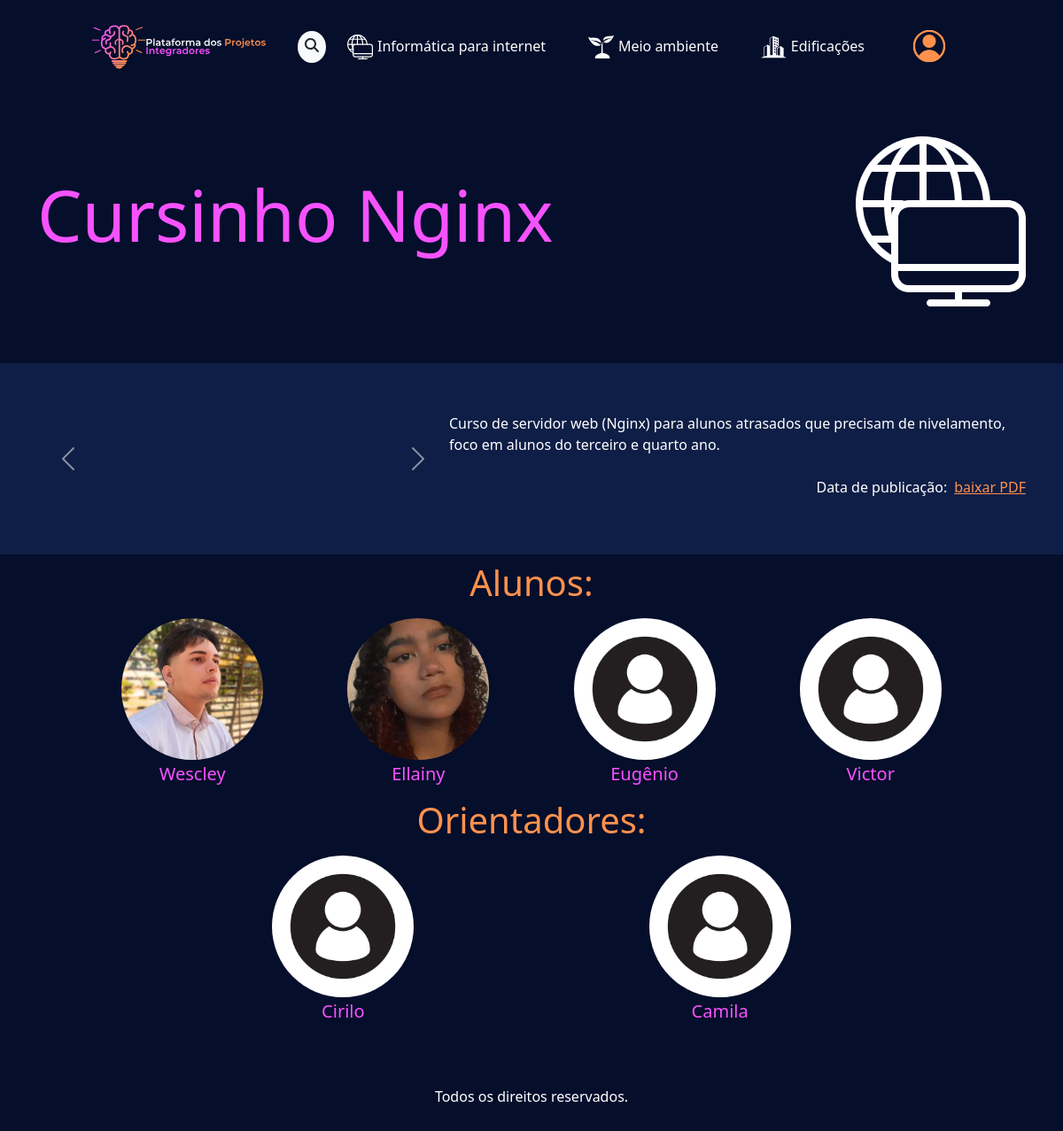
Before: /post/2/ with the older database file.
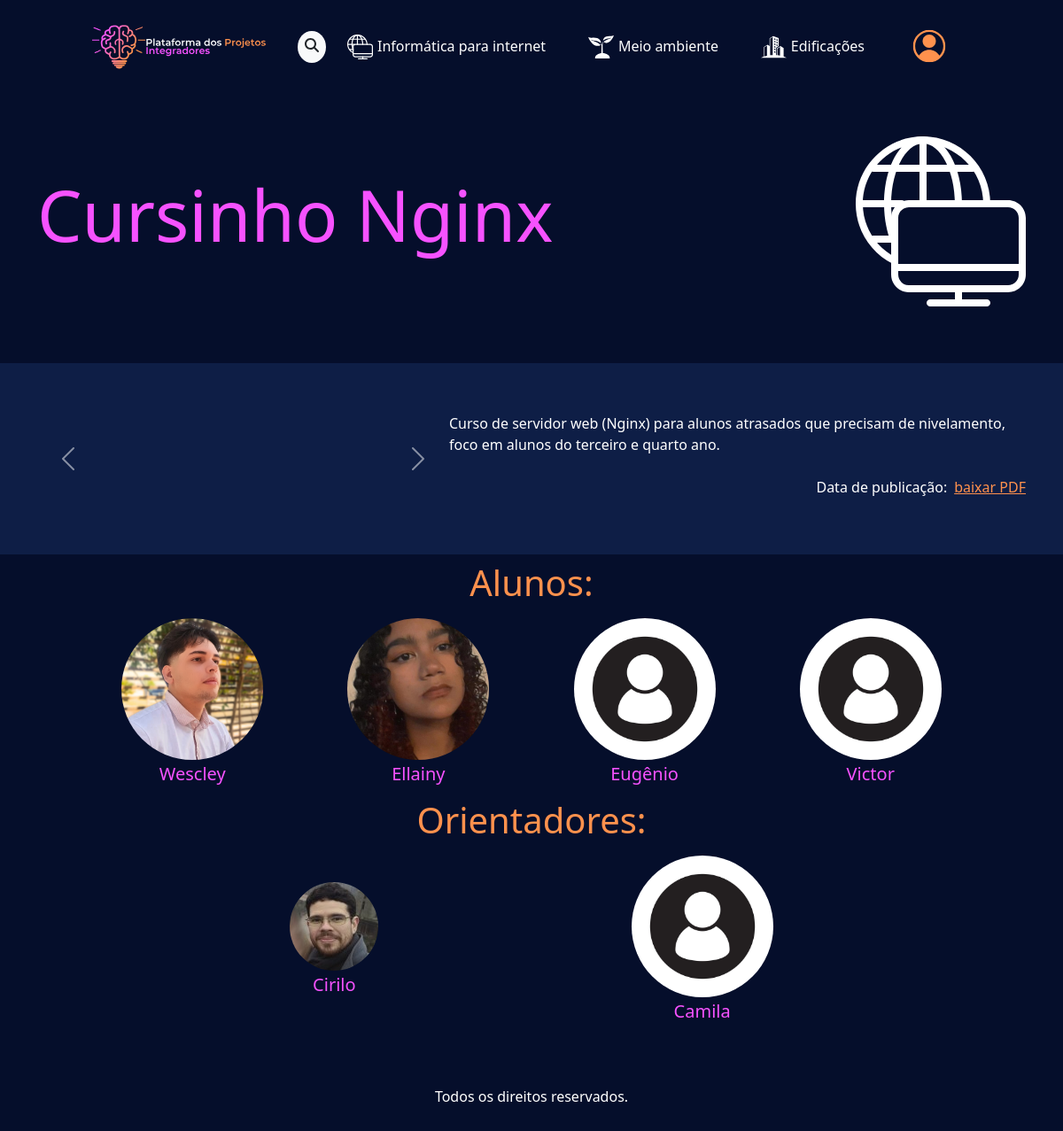
After: the same page with the newer database file.
### ppi/models.py (models this page shows, shortened)
class Usuario2(models.Model):
    nome = models.CharField(max_length=50)
    foto = models.ImageField(upload_to='media/', blank=True)

### ppi/views.py (the view)
# urls.py: path("post/<int:id>/", views.post, name = "post"),
def post(request, id):
    post = Projeto.objects.get(id=id)
    context = {
        "post" : post,
    }
    return render(request, "post.html", context)

### ppi/context_processors.py (called while the page is built)
def cursos(request):
    return {
        "cursos" : Curso.objects.all,
    }

### ppi/templates/post.html (shortened to what this page needs)
{% extends "base.html" %}
{% load static %}
{% block conteudo %}
<div class="container mb-3 py-5">
    <div class="row g-0">
        <div class="col-md-8 d-flex justify-content-start align-items-center">
            <div>
                <h1 class="roxinho text-left" style="font-size: 5em;">
                    {{post.titulo}}
                </h1>
            </div>
        </div>
        <div class="col-md-4 d-flex justify-content-end align-items-center">
            {% if post.curso.logo %}
                <img src="{{ post.curso.logo.url }}" alt="Logo" style="max-height: 12rem;">
            {% endif %}
        </div>
    </div>
</div>
<div class="container-fluid blueback">
    <div class="container py-5">
        <div class="row g-0 py-2">
            <div class="col-md-5 d-flex justify-content-start align-items-center">
                <div id="carouselExample" class="carousel slide w-100 pe-3" data-bs-ride="carousel">
                    <button class="carousel-control-prev" type="button" data-bs-target="#carouselExample" data-bs-slide="prev">
                        <span class="carousel-control-prev-icon" aria-hidden="true"></span>
                    </button>
                    <button class="carousel-control-next" type="button" data-bs-target="#carouselExample" data-bs-slide="next">
                        <span class="carousel-control-next-icon" aria-hidden="true"></span>
                    </button>
                </div>
            </div>
            <div class="col-md-7 d-flex justify-content-start align-items-center">
                <div class="w-100">
                    <p class="text-white text-left">
                        {{post.resumo}}
                    </p>
                    <div class="d-flex justify-content-end align-items-center py-2">
                        <a class="text-white text-left nav-link">Data de publicação: {{post.data_publi}}</a>
                        <a class="text-left ms-2" style="color: rgb(255, 145, 77);"> baixar PDF </a>
                    </div>
                </div>
            </div>
        </div>
    </div>
</div>
<div class="container-fluid py-2">
    <div class="container container">
        <h1 class="text-center laranja">Alunos:</h1>
        <div class="d-flex flex-wrap justify-content-evenly align-items-center py-2">
            {% for aluno in post.usuarios1.all %}
            <a href="{% url 'verperfil' %}" style="text-decoration: none;">
                <div>
                    <img src="{% if aluno.foto %} {{aluno.foto.url}} {% else %} {% static 'imgs/usericn.jpg' %}{% endif %}" style="max-width: 10rem;" class="rounded-circle" alt="...">
                    <h5 class="text-center roxinho mt-1">{{aluno.nome}}</h5>
                </div>
            </a>
            {% endfor %}
        </div>
        <h1 class="text-center laranja">Orientadores:</h1>
        <div class="d-flex flex-wrap justify-content-evenly align-items-center py-2">
            {% for aluno in post.usuarios2.all %}
            <a href="{% url 'verperfil' %}" style="text-decoration: none;">
                <div>
                    <img src="{% if aluno.foto %} {{aluno.foto.url}} {% else %} {% static 'imgs/usericn.jpg' %}{% endif %}" style="max-width: 10rem;" class="rounded-circle" alt="...">
                    <h5 class="text-center roxinho mt-1">{{aluno.nome}}</h5>
                </div>
            </a>
            {% endfor %}
        </div>
    </div>
</div>
{% endblock conteudo %}

Changed rows visible on the page:
changed Usuario2 "Cirilo": foto: picture added in place of a placeholder
